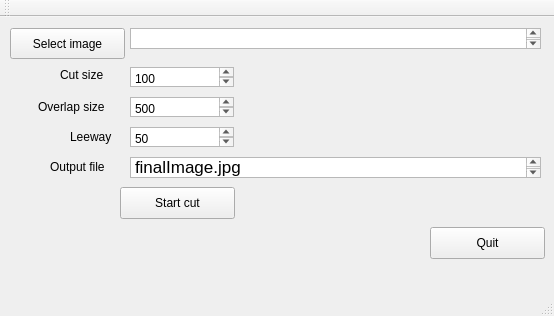
<?xml version="1.0" encoding="UTF-8"?>
<ui version="4.0">
 <class>MainWindow</class>
 <widget class="QMainWindow" name="MainWindow">
  <property name="geometry">
   <rect>
    <x>0</x>
    <y>0</y>
    <width>554</width>
    <height>316</height>
   </rect>
  </property>
  <property name="windowTitle">
   <string>MainWindow</string>
  </property>
  <widget class="QWidget" name="centralWidget">
   <widget class="QPushButton" name="selectFileButton">
    <property name="geometry">
     <rect>
      <x>10</x>
      <y>11</y>
      <width>115</width>
      <height>31</height>
     </rect>
    </property>
    <property name="text">
     <string>Select image</string>
    </property>
   </widget>
   <widget class="QTextEdit" name="fileNameTextbox">
    <property name="geometry">
     <rect>
      <x>130</x>
      <y>11</y>
      <width>411</width>
      <height>21</height>
     </rect>
    </property>
   </widget>
   <widget class="QPushButton" name="pushButton">
    <property name="geometry">
     <rect>
      <x>430</x>
      <y>210</y>
      <width>115</width>
      <height>32</height>
     </rect>
    </property>
    <property name="text">
     <string>Quit</string>
    </property>
   </widget>
   <widget class="QPlainTextEdit" name="cutSizeEdit">
    <property name="geometry">
     <rect>
      <x>130</x>
      <y>50</y>
      <width>104</width>
      <height>20</height>
     </rect>
    </property>
    <property name="plainText">
     <string>100</string>
    </property>
   </widget>
   <widget class="QPlainTextEdit" name="overlapSizeEdit">
    <property name="geometry">
     <rect>
      <x>130</x>
      <y>80</y>
      <width>104</width>
      <height>20</height>
     </rect>
    </property>
    <property name="plainText">
     <string>500</string>
    </property>
   </widget>
   <widget class="QLabel" name="label">
    <property name="geometry">
     <rect>
      <x>60</x>
      <y>50</y>
      <width>59</width>
      <height>16</height>
     </rect>
    </property>
    <property name="text">
     <string>Cut size</string>
    </property>
   </widget>
   <widget class="QLabel" name="label_2">
    <property name="geometry">
     <rect>
      <x>38</x>
      <y>80</y>
      <width>81</width>
      <height>20</height>
     </rect>
    </property>
    <property name="text">
     <string>Overlap size</string>
    </property>
   </widget>
   <widget class="QPushButton" name="startButton">
    <property name="geometry">
     <rect>
      <x>120</x>
      <y>170</y>
      <width>115</width>
      <height>32</height>
     </rect>
    </property>
    <property name="text">
     <string>Start cut</string>
    </property>
   </widget>
   <widget class="QTextEdit" name="outputFilenameEdit">
    <property name="geometry">
     <rect>
      <x>130</x>
      <y>140</y>
      <width>411</width>
      <height>21</height>
     </rect>
    </property>
    <property name="html">
     <string>&lt;!DOCTYPE HTML PUBLIC &quot;-//W3C//DTD HTML 4.0//EN&quot; &quot;http://www.w3.org/TR/REC-html40/strict.dtd&quot;&gt;
&lt;html&gt;&lt;head&gt;&lt;meta name=&quot;qrichtext&quot; content=&quot;1&quot; /&gt;&lt;style type=&quot;text/css&quot;&gt;
p, li { white-space: pre-wrap; }
&lt;/style&gt;&lt;/head&gt;&lt;body style=&quot; font-family:'.Helvetica Neue DeskInterface'; font-size:13pt; font-weight:400; font-style:normal;&quot;&gt;
&lt;p style=&quot; margin-top:0px; margin-bottom:0px; margin-left:0px; margin-right:0px; -qt-block-indent:0; text-indent:0px;&quot;&gt;finalImage.jpg&lt;/p&gt;&lt;/body&gt;&lt;/html&gt;</string>
    </property>
   </widget>
   <widget class="QLabel" name="label_3">
    <property name="geometry">
     <rect>
      <x>50</x>
      <y>140</y>
      <width>71</width>
      <height>20</height>
     </rect>
    </property>
    <property name="text">
     <string>Output file</string>
    </property>
   </widget>
   <widget class="QLabel" name="label_4">
    <property name="geometry">
     <rect>
      <x>70</x>
      <y>110</y>
      <width>51</width>
      <height>20</height>
     </rect>
    </property>
    <property name="text">
     <string>Leeway</string>
    </property>
   </widget>
   <widget class="QPlainTextEdit" name="leewayEdit">
    <property name="geometry">
     <rect>
      <x>130</x>
      <y>110</y>
      <width>104</width>
      <height>20</height>
     </rect>
    </property>
    <property name="plainText">
     <string>50</string>
    </property>
   </widget>
  </widget>
  <widget class="QMenuBar" name="menuBar">
   <property name="geometry">
    <rect>
     <x>0</x>
     <y>0</y>
     <width>554</width>
     <height>22</height>
    </rect>
   </property>
  </widget>
  <widget class="QToolBar" name="mainToolBar">
   <attribute name="toolBarArea">
    <enum>TopToolBarArea</enum>
   </attribute>
   <attribute name="toolBarBreak">
    <bool>false</bool>
   </attribute>
  </widget>
  <widget class="QStatusBar" name="statusBar"/>
 </widget>
 <layoutdefault spacing="6" margin="11"/>
 <resources/>
 <connections/>
</ui>
